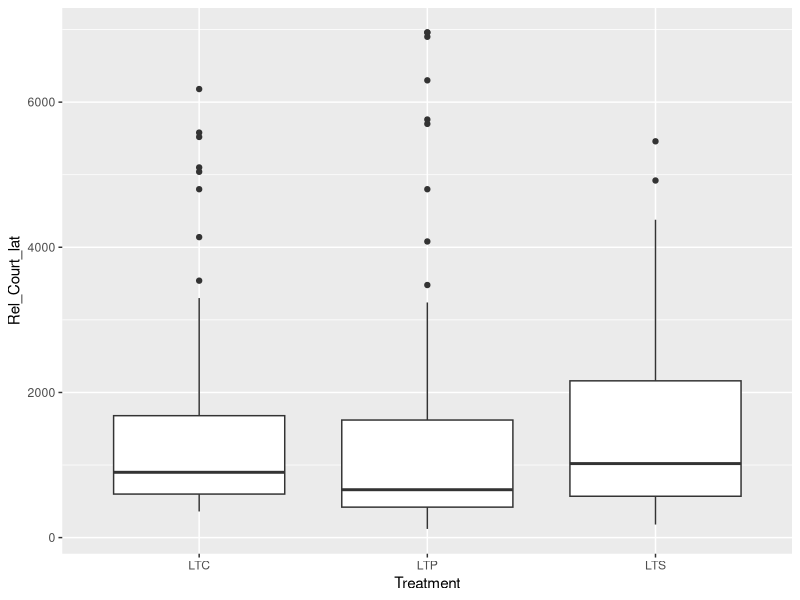
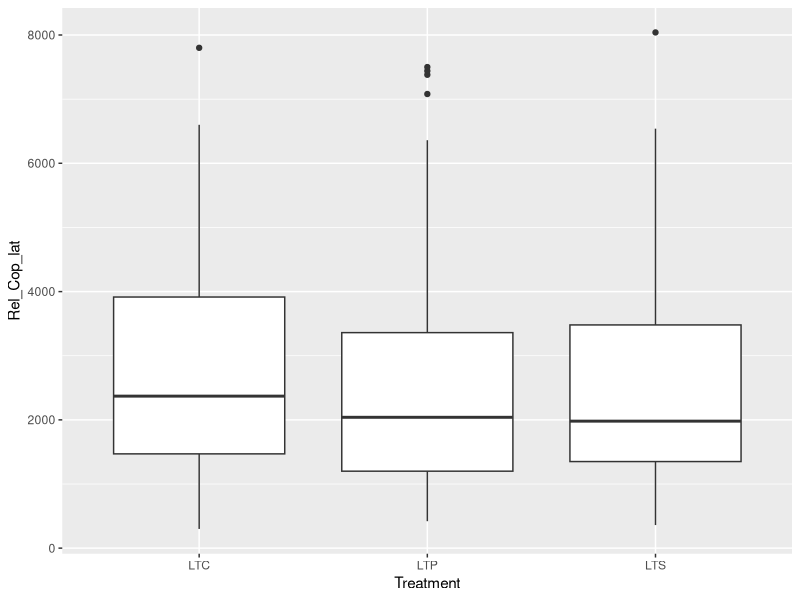
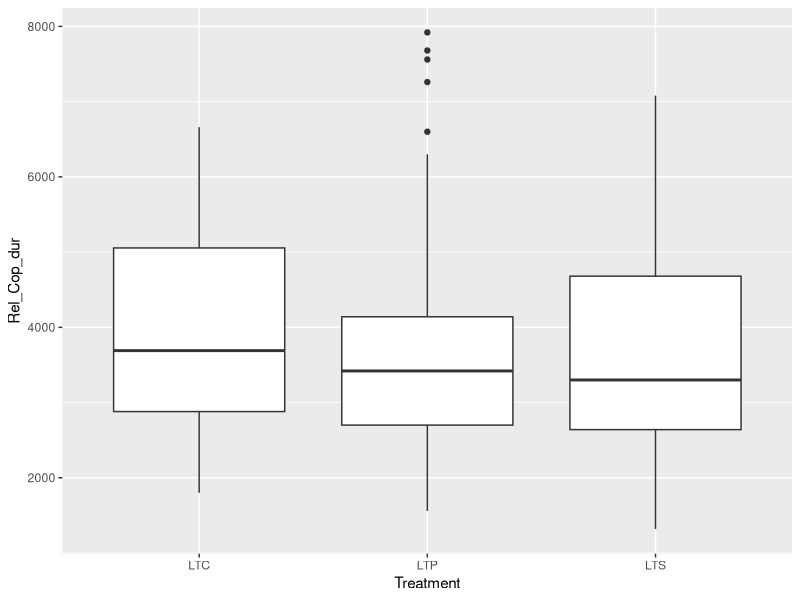
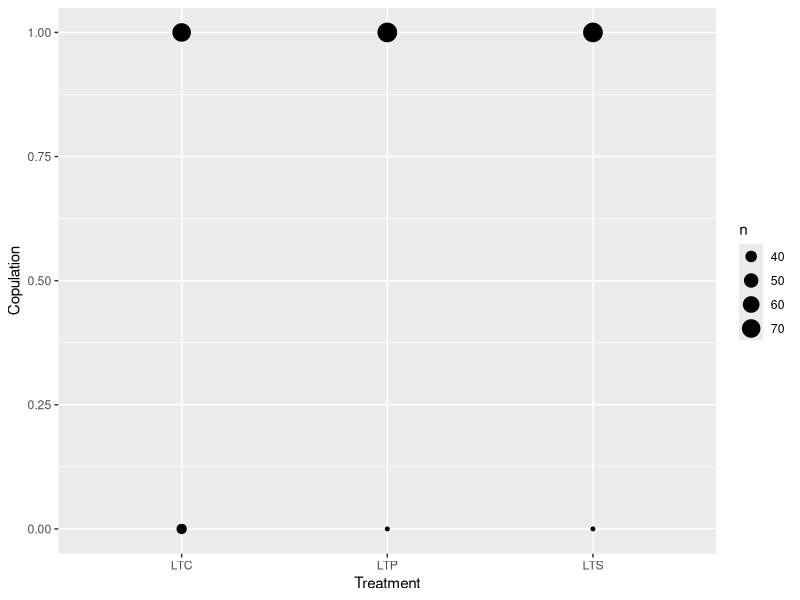
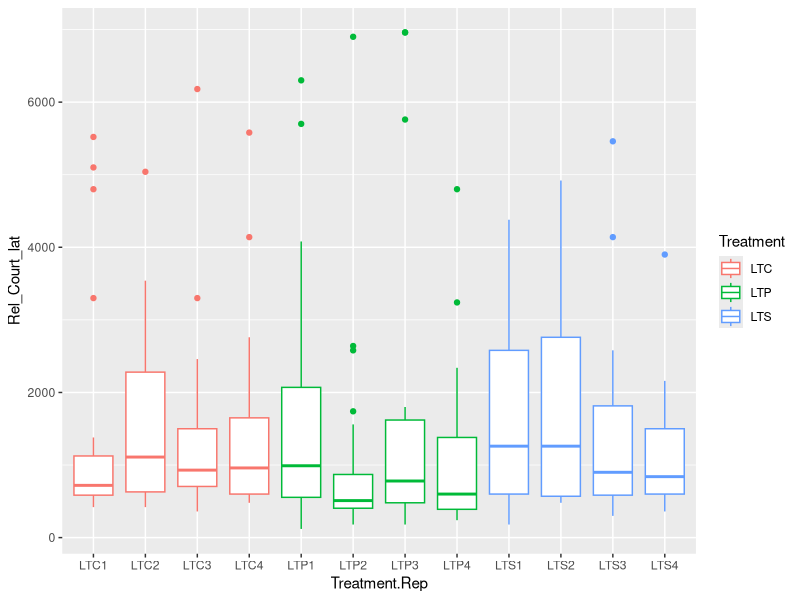
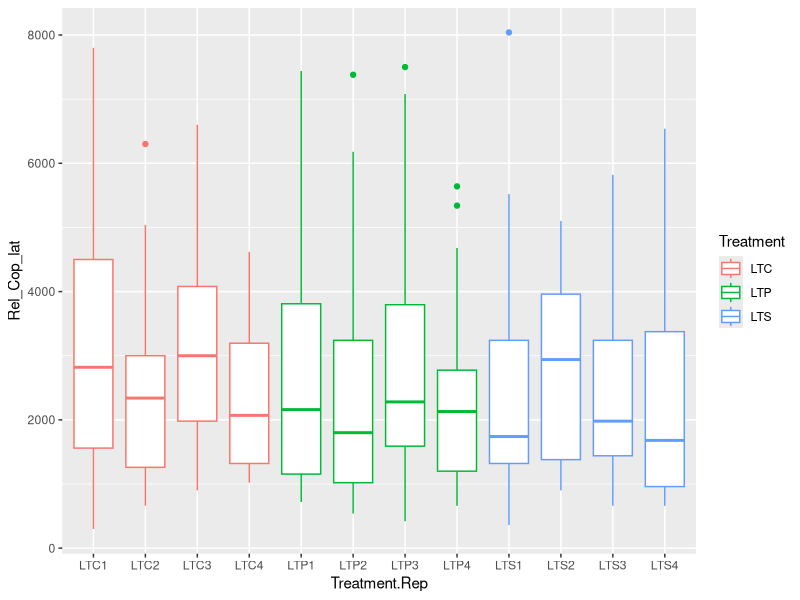
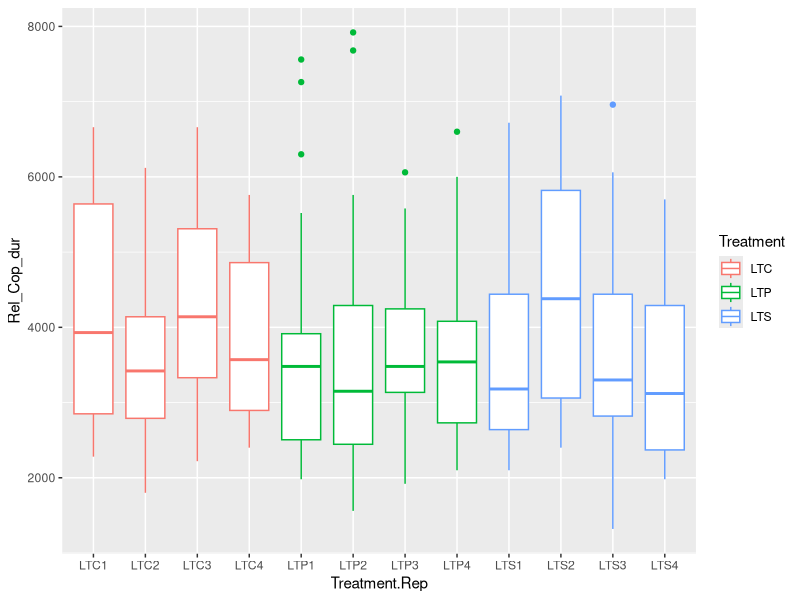

Generate these figures, in order, with R: (Note: this script raises an error after producing the figures.)
# Data from Abhijna of the long term populations and their courtship and copulation data

library(ggplot2)
library(dplyr)
library(tidyr)
library(lme4)
library(effects)
#library(lme4)
#library(car)

#Change working directory to the Data folder (if from script folder to start)!
setwd("~/Bioinformatics/Long_Term_Data/Data_LongTermPopulationExperiments_Git/PredationCourtship/data")
AP_evolved_data <- read.csv("AP_EvolvedPopCourtshipCopulation_2014.csv", h=T)

#Start time of agebin 4 not recorded: so removed
AP_evolved_data <- AP_evolved_data[-which(AP_evolved_data$Bin4 == "" & AP_evolved_data$AgeBin =="4"),]
#Make relative start times:
AP_evolved_data$StartTime <- as.difftime(as.character(AP_evolved_data$StartTime), format = "%H:%M", units = "secs")
AP_evolved_data$CourtshipLatency <- as.difftime(as.character(AP_evolved_data$CourtshipLatency), format = "%H:%M", units = "secs")
AP_evolved_data$Bin2 <- as.difftime(as.character(AP_evolved_data$Bin2), format = "%H:%M", units = "secs")
AP_evolved_data$Bin3 <- as.difftime(as.character(AP_evolved_data$Bin3), format = "%H:%M", units = "secs")
AP_evolved_data$Bin4 <- as.difftime(as.character(AP_evolved_data$Bin4), format = "%H:%M", units = "secs")
AP_evolved_data$CopulationLatency <- as.difftime(as.character(AP_evolved_data$CopulationLatency), format = "%H:%M", units = "secs")
AP_evolved_data$CopulationDuration <- as.difftime(as.character(AP_evolved_data$CopulationDuration), format = "%H:%M", units = "secs")

AP_evolved_data$CourtshipLatency <- with(AP_evolved_data, CourtshipLatency - StartTime)
AP_evolved_data$CopulationLatency <- with(AP_evolved_data, CopulationLatency - StartTime)
AP_evolved_data$CopulationDuration <- with(AP_evolved_data, CopulationDuration - StartTime)
AP_evolved_data$Bin2 <- with(AP_evolved_data, Bin2 - StartTime)
AP_evolved_data$Bin3 <- with(AP_evolved_data, Bin3 - StartTime)
AP_evolved_data$Bin4 <- with(AP_evolved_data, Bin4 - StartTime)
AP_evolved_data$Bin1 <- with(AP_evolved_data, StartTime - StartTime)


#Relative start times for each thing

AP_evolved_data <- within(AP_evolved_data, { 
  Rel_Court_lat = ifelse (AgeBin == 1, CourtshipLatency-Bin1, ifelse(AgeBin == 2, CourtshipLatency-Bin2, ifelse(AgeBin == 3, CourtshipLatency-Bin3, ifelse(AgeBin == 4, CourtshipLatency-Bin4, 0))))})


AP_evolved_data <- within(AP_evolved_data, { 
  Rel_Cop_lat = ifelse (AgeBin == 1, CopulationLatency-Bin1, ifelse(AgeBin == 2, CopulationLatency-Bin2, ifelse(AgeBin == 3, CopulationLatency-Bin3, ifelse(AgeBin == 4, CopulationLatency-Bin4, 0))))})

AP_evolved_data <- within(AP_evolved_data, { 
  Rel_Cop_dur = ifelse (AgeBin == 1, CopulationDuration-Bin1, ifelse(AgeBin == 2, CopulationDuration-Bin2, ifelse(AgeBin == 3, CopulationDuration-Bin3, ifelse(AgeBin == 4, CopulationDuration-Bin4, 0))))})

head(AP_evolved_data)
#New Data frame with only important data:
AP_Data <- subset(AP_evolved_data, select = c(Treatment, Rep, Rel_Court_lat, Rel_Cop_lat, Rel_Cop_dur, Copulation, Temperature, Humidity, Date, AgeBin))

#AP_court_lat <- subset(AP_Data, select = c(Treatment, Rep, Rel_Court_lat))
#AP_cop_dur <- subset(AP_Data, select = c(Treatment, Rep, Rel_Cop_dur))
#AP_cop_lat <- subset(AP_Data, select = c(Treatment, Rep, Rel_Cop_lat))


#AP_evolved_data <- AP_evolved_data[-which(AP_evolved_data$Bin4 == "" & AP_evolved_data$AgeBin =="4"),]

#AP_court_lat <- AP_court_lat[-which(AP_court_lat$Rel_Court_lat == ""),]
#AP_cop_lat <- AP_cop_lat[-which(AP_cop_lat$Rel_Cop_lat ==""),]
#AP_cop_dur <- AP_cop_dur[-which(AP_cop_dur$Rel_Cop_dur ==""),]

AP_groups <-AP_Data %>%
  group_by(Treatment, Rep) %>%
  summarise(copulation_prop=sum(Copulation/(n())), mean_court_lat= mean(Rel_Court_lat, na.rm = TRUE), mean_cop_lat = mean(Rel_Cop_lat, na.rm=TRUE), mean_cop_dur = mean(Rel_Cop_dur, na.rm=TRUE), cop_sum=sum(Copulation))

p1 <- ggplot(AP_groups, aes(x = Treatment, y = copulation_prop))
p2 <- ggplot(AP_groups, aes(x=Treatment, y = mean_court_lat))
p3 <- ggplot(AP_groups, aes(x=Treatment, y = mean_cop_lat))
p4 <- ggplot(AP_groups, aes(x=Treatment, y = mean_cop_dur))
p5 <- ggplot(AP_groups, aes(x=Rep, y=cop_sum, colour=Treatment))

#p1+geom_point()
#p1+geom_boxplot()

#p2+geom_point()
#p2+geom_boxplot()

#p3+geom_point()
#p3+geom_boxplot()

#p4+geom_point()
#p4+geom_boxplot()

#p5+geom_point()
#p5+geom_boxplot()


#head(AP_Data)

AP_Data$Rep <- as.factor(AP_Data$Rep)

p6 <- ggplot(AP_Data, aes(x = Treatment, y = Rel_Court_lat))
p7 <- ggplot(AP_Data, aes(x=Treatment, y = Rel_Cop_lat))
p8 <- ggplot(AP_Data, aes(x=Treatment, y = Rel_Cop_dur))
p9 <- ggplot(AP_Data, aes(x=Treatment, y = Copulation))

p6+geom_boxplot()
p7+geom_boxplot()
p8+geom_boxplot()
p9+geom_count()

AP_Data$Treatment.Rep <- with(AP_Data, paste0(Treatment, Rep))
AP_groups$Treatment.Rep <- with(AP_groups, paste0(Treatment, Rep))
p10 <- ggplot(AP_Data, aes(x = Treatment.Rep, y = Rel_Court_lat, colour = Treatment))
p11 <- ggplot(AP_Data, aes(x=Treatment.Rep, y = Rel_Cop_lat, colour=Treatment))
p12<- ggplot(AP_Data, aes(x=Treatment.Rep, y = Rel_Cop_dur, colour = Treatment))

p10+geom_boxplot()
p11+geom_boxplot()
p12+geom_boxplot()

head(AP_Data)

#Models
AP_Data$Rep <- as.numeric(AP_Data$Rep)
mod_court <- lmer(Rel_Court_lat ~ 1 + Treatment + Rep + Temperature + Humidity + (1|Date), data = AP_Data)
summary(mod_court)
car::Anova(mod_court)
plot(allEffects(mod_court))

mod_court_plot <- lmer(Rel_Court_lat ~ 1 + Treatment + (1|Date), data = AP_Data)
plot(allEffects(mod_court_plot))
mod_copl_plot <- lmer(Rel_Cop_lat ~ 1 + Treatment + (1|Date), data = AP_Data)
plot(allEffects(mod_copl_plot))
mod_copd_plot <- lmer(Rel_Cop_dur ~ 1 + Treatment + (1|Date), data = AP_Data)
plot(allEffects(mod_copd_plot))
mod_cop_count <- lmer(Copulation ~ 1+ Treatment + (1|Date), data=AP_Data)
head(AP_Data)

plot(effect("Treatment", mod_court_plot), main = "Relative Courtship Latency", ylab = "Courtship Latency (sec)", xlab = "Treatment",style="stacked",rug=F, key.args=list(space="right"), row = 1,col = 1,nrow = 2,ncol = 2, more=TRUE)
plot(effect("Treatment", mod_copl_plot), main = "Relative Copulation Latency", ylab = "Copulation Latency (sec)", xlab = "Treatment",style="stacked",rug=F, key.args=list(space="right"), row = 1,col = 2,nrow = 2,ncol = 2, more=TRUE)
plot(effect("Treatment", mod_copd_plot), main = "Relative Copulation Duration", ylab = "Copulation Duration (sec)", xlab = "Treatment",style="stacked",rug=F, key.args=list(space="right"), row = 2,col = 1,nrow = 2,ncol = 2, more=TRUE)
plot(effect("Treatment", mod_cop_count), main = "Copulation", ylab = "Copulation ", xlab = "Treatment",style="stacked",rug=F, key.args=list(space="right"), row = 2,col = 2,nrow = 2,ncol = 2)


#Works: add in all effects to correct models!
